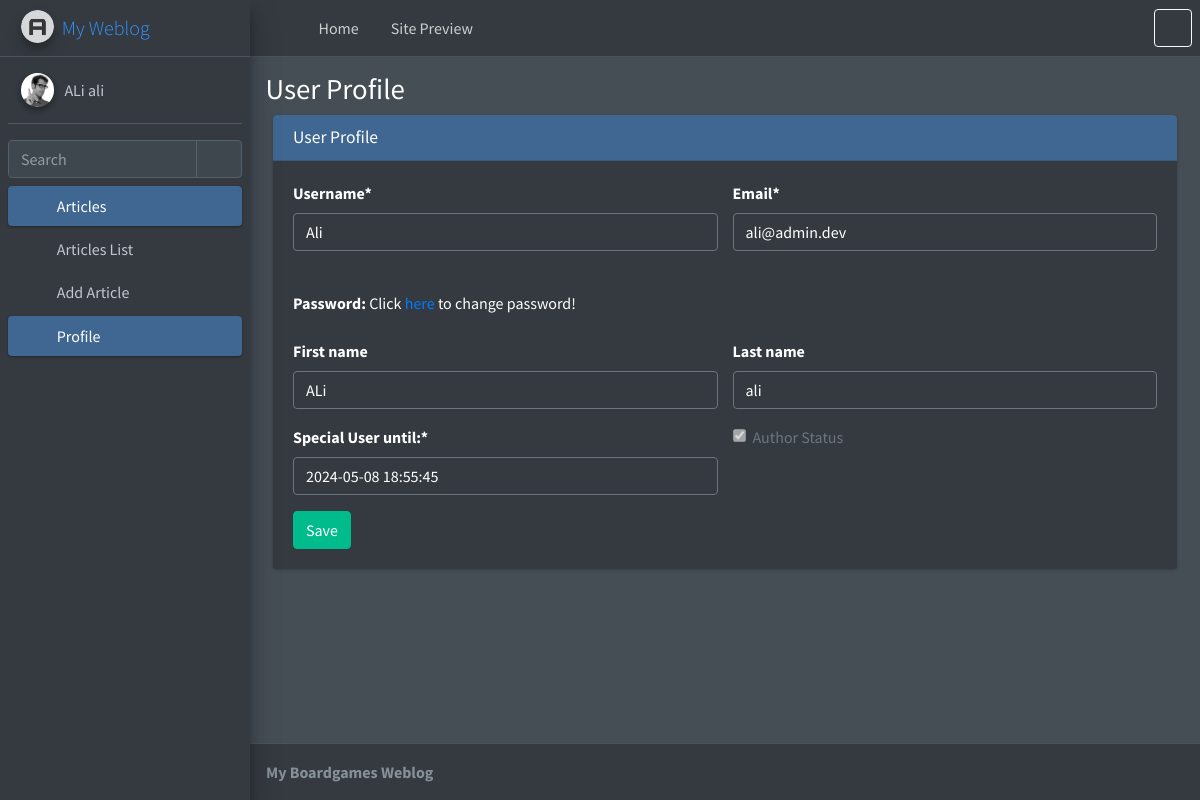
Page /account/profile/ (signed in) on the committed database.
### account/models.py (models this page shows)
class User(AbstractUser):
    email = models.EmailField(unique=True, verbose_name='Email')
    is_author = models.BooleanField(default=False, verbose_name='Author Status')
    special_user = models.DateTimeField(default=timezone.now, verbose_name='Special User until:')
    def is_special_user(self):
        if self.special_user > timezone.now():
            return True
        else:
            return False
    is_special_user.boolean = True
    is_special_user.short_description = 'Special User Status'

### account/views.py (the view)
# urls.py: path('profile/', Profile.as_view(), name='profile'),
class Profile(LoginRequiredMixin, UpdateView):
    model = User
    template_name = "registration/profile.html"
    form_class = ProfileForm
    success_url = reverse_lazy('account:profile')
    def get_object(self):
        return User.objects.get(pk = self.request.user.pk)
    def get_form_kwargs(self):
        kwargs = super(Profile, self).get_form_kwargs()
        kwargs.update({
            'user': self.request.user
        })
        return kwargs

### account/forms.py
class ProfileForm(forms.ModelForm):
    def __init__(self, *args, **kwargs):
        user = kwargs.pop('user')
        super(ProfileForm, self).__init__(*args, **kwargs)
        self.fields['username'].help_text = None
        if not user.is_superuser:
            self.fields['username'].disabled = True
            self.fields['email'].disabled = True
            self.fields['special_user'].disabled = True
            self.fields['is_author'].disabled = True
    class Meta:
        model = User
        fields = ['username', 'email', 'first_name',
              'last_name', 'special_user', 'is_author']

### blog/templatetags/base_tags.py (called while the page is built)
@register.inclusion_tag("registration/partials/link.html")
def link(request, link_name, content, classes):
    return {
        'request': request,
        'link_name': link_name,
        'link': f'account:{link_name}',
        'content': content,
        'classes': classes,
    }

### templates/registration/profile.html
{% extends 'registration/base.html' %}
{% load crispy_forms_tags %}
{% block title %}{% block title-meta %}
    User Profile
{% endblock %}{% endblock %}
{% block main %}
<div class="col-md-12">
  <div class="card card-primary">
    <div class="card-header">
      <h3 class="card-title mb-0">User Profile</h3>
    </div>
    <div class="card-body">
      <form method="post" enctype="multipart/form-data">{% csrf_token %}
        <div class="row">
            <div class="col-6">
                {{ form.username|as_crispy_field }}
            </div>
            <div class="col-6">
                {{ form.email|as_crispy_field }}
            </div>
            <div class="col-12">
                <label class="my-4">Password:</label>
                <span>Click <a href="{% url 'password_change' %}">here</a> to change password!</span>
            </div>
            <div class="col-6">
                {{ form.first_name|as_crispy_field }}
            </div>
            <div class="col-6">
                {{ form.last_name|as_crispy_field }}
            </div>
            <div class="col-6">
                {{ form.special_user|as_crispy_field }}
            </div>
            <div class="col-6">
                {{ form.is_author|as_crispy_field }}
            </div>
        </div>
            <button class="btn btn-success">Save</button>
        </form>
    </div>
  </div>
</div>
{% endblock %}

### templates/registration/sidebar.html
{% load static %}
{% load base_tags %}
<aside class="main-sidebar sidebar-dark-primary elevation-4">
    <a href="index3.html" class="brand-link">
      <img src="{% static 'registration/adminlte/assets/img/AdminLTELogo.png' %}" alt="AdminLTE Logo" class="brand-image img-circle elevation-3" style="opacity: .8">
      <span class="brand-text font-weight-light">My Weblog</span>
    </a>
    <div class="sidebar">
      <div class="user-panel mt-3 pb-3 mb-3 d-flex">
        <div class="image">
          <img src="{% static 'registration/adminlte/assets/img/user2-160x160.jpg' %}" class="img-circle elevation-2" alt="User Image">
        </div>
        <div class="info">
          <a href="#" class="d-block">{{user.get_full_name}}</a>
        </div>
      </div>
      <div class="form-inline">
        <div class="input-group" data-widget="sidebar-search">
          <input class="form-control form-control-sidebar" type="search" placeholder="Search" aria-label="Search">
          <div class="input-group-append">
            <button class="btn btn-sidebar">
              <i class="fas fa-search fa-fw"></i>
            </button>
          </div>
        </div>
      </div>
      <nav class="mt-2">
        <ul class="nav nav-pills nav-sidebar flex-column" data-widget="treeview" role="menu" data-accordion="false">
          {% if user.is_superuser or user.is_author %}
            <li class="nav-item menu-open">
              <a href="#" class="nav-link active">
                <i class="nav-icon fas fa-tachometer-alt"></i>
                <p>
                  Articles
                  <i class="right fas fa-angle-left"></i>
                </p>
              </a>
              <ul class="nav nav-treeview">
                <li class="nav-item">
                  {% link request 'home' 'Articles List' 'fa-list' %}
                </li>
                <li class="nav-item">
                  {% link request 'article-create' 'Add Article' 'fa-edit' %}
                </li>
              </ul>
            </li>
          {%endif%}
          <li class="nav-item">
            {% link request 'profile' 'Profile' 'fa-th' %}
          </li>
        </ul>
      </nav>
    </div>
  </aside>

### rows in the picture
User: get_full_name "ALi ali", username "Ali", email "ali@admin.dev", first_name "ALi", last_name "ali", special_user "2024-05-08 18:55:45", is_author "☑"

### other values in the picture
{{ content }} "Articles List Add Article Profile"
